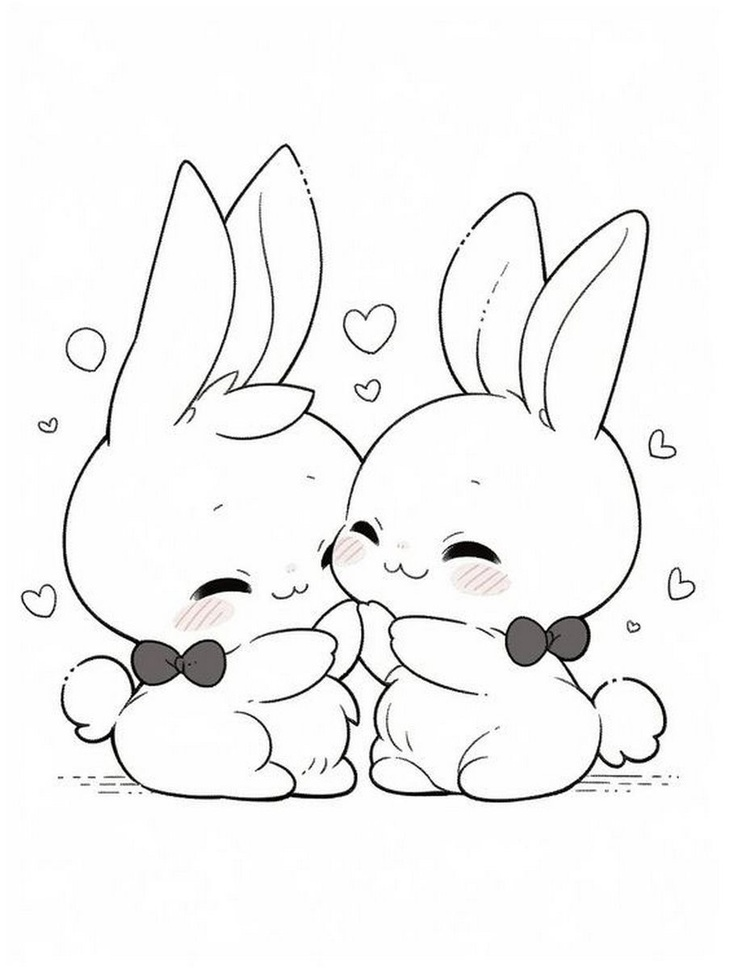
#> input picture Chuong2/Bai2/input.jpg, 729 x 968 px, shrunk from 903 x 1200 before the run
$ python main.py
#> lines starting #> are read from the running program, lines starting #| are printed output that depends on the picture
import cv2
import numpy as np
import time
from scipy.signal import fftconvolve


# TẠO KERNEL GAUSSIAN

def tao_kernel_gaussian(kich_thuoc, sigma=1):
    truc = np.linspace(-(kich_thuoc // 2), kich_thuoc // 2, kich_thuoc)
    xx, yy = np.meshgrid(truc, truc)
    kernel = np.exp(-(xx ** 2 + yy ** 2) / (2. * sigma ** 2))
    return kernel / np.sum(kernel)


# PHƯƠNG PHÁP 1: Spatial

def lam_mo_spatial(anh, kernel):
    return cv2.filter2D(anh, -1, kernel)


# PHƯƠNG PHÁP 2: FFT

def lam_mo_fft(anh, kernel):
    ket_qua = np.zeros_like(anh)

    # xử lý từng kênh màu (R, G, B)
    for kenh in range(anh.shape[2]):
        ket_qua[:, :, kenh] = fftconvolve(anh[:, :, kenh], kernel, mode='same')

    return ket_qua.astype(np.uint8)


# HÀM ĐO THỜI GIAN

def do_thoi_gian(ham, anh, kernel):
    bat_dau = time.time()
    ham(anh, kernel)
    ket_thuc = time.time()
    return ket_thuc - bat_dau

def lam_mo_thong_minh(duong_dan_anh, kich_thuoc_kernel):
    # đọc ảnh
#> called with duong_dan_anh = 'input.jpg', kich_thuoc_kernel = 31
    anh = cv2.imread(duong_dan_anh)
#> anh is the input picture: shape (968, 729, 3); mean B, G, R 244.3, 244.4, 244.5
    anh = cv2.cvtColor(anh, cv2.COLOR_BGR2RGB)

    # tạo kernel
    kernel = tao_kernel_gaussian(kich_thuoc_kernel, sigma=kich_thuoc_kernel / 6)

    # cắt vùng nhỏ 100x100 để test
    anh_nho = anh[0:100, 0:100]

    # đo thời gian 2 phương pháp
    time_spatial = do_thoi_gian(lam_mo_spatial, anh_nho, kernel)
#> time_spatial = 0.00257
    time_fft = do_thoi_gian(lam_mo_fft, anh_nho, kernel)
#> after the loop in lam_mo_fft, `for kenh in range(anh.shape[2]):`:
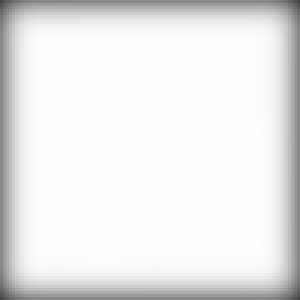
#> ket_qua: shape (100, 100, 3) (shown 3 times larger); min 73, max 254, mean 233.3
#> time_fft = 0.00572

    # chọn phương pháp nhanh hơn
    if time_spatial < time_fft:
        phuong_phap = "Spatial"
        ket_qua = lam_mo_spatial(anh, kernel)
#> in lam_mo_spatial (call 2), `return cv2.filter2D(anh, -1, kernel)`:
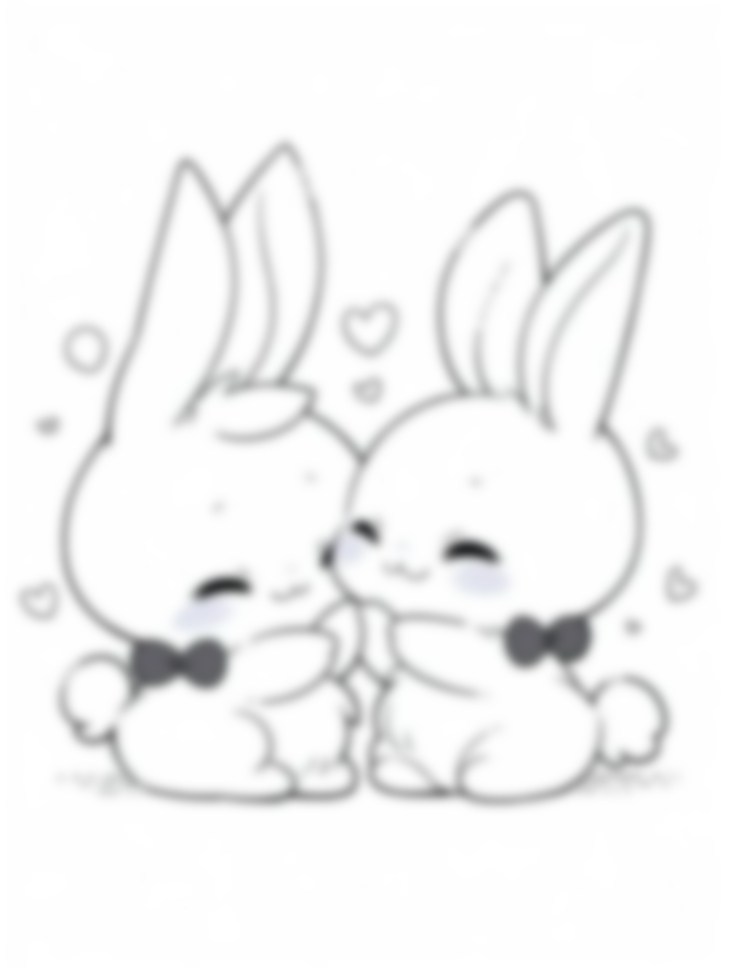
#> returned value: shape (968, 729, 3); mean of channels 0, 1, 2 244.5, 244.4, 244.3; drawn as B, G, R
        thoi_gian = time_spatial
#> thoi_gian = 0.00257
    else:
        phuong_phap = "FFT (biến đổi Fourier)"
        ket_qua = lam_mo_fft(anh, kernel)
        thoi_gian = time_fft


    print("===== BÁO CÁO =====")
    print(f"Kích thước kernel: {kich_thuoc_kernel}")
    print(f"Thời gian Spatial: {time_spatial:.6f} giây")
#| Thời gian Spatial: 0.002566 giây
    print(f"Thời gian FFT: {time_fft:.6f} giây")
#| Thời gian FFT: 0.005719 giây
    print(f"Phương pháp được chọn: {phuong_phap}")
    print(f"Thời gian thực thi: {thoi_gian:.6f} giây")
#| Thời gian thực thi: 0.002566 giây

    if "FFT" in phuong_phap:
        print("Giải thích: Kernel lớn nên FFT nhanh hơn")
    else:
        print("Giải thích: Kernel nhỏ nên Spatial nhanh hơn")

    return ket_qua


# CHẠY CHƯƠNG TRÌNH

ket_qua = lam_mo_thong_minh("input.jpg", 31)

# lưu ảnh kết quả
cv2.imwrite("output.jpg", cv2.cvtColor(ket_qua, cv2.COLOR_RGB2BGR))
